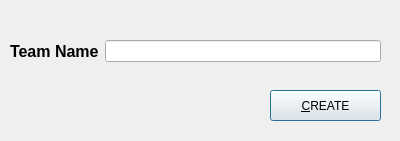
<?xml version="1.0" encoding="UTF-8"?>
<ui version="4.0">
 <class>Dialog</class>
 <widget class="QDialog" name="Dialog">
  <property name="geometry">
   <rect>
    <x>0</x>
    <y>0</y>
    <width>400</width>
    <height>141</height>
   </rect>
  </property>
  <property name="windowTitle">
   <string>NEW Team</string>
  </property>
  <widget class="QPushButton" name="create_team_btn">
   <property name="geometry">
    <rect>
     <x>270</x>
     <y>90</y>
     <width>111</width>
     <height>31</height>
    </rect>
   </property>
   <property name="text">
    <string>&amp;CREATE</string>
   </property>
  </widget>
  <widget class="QWidget" name="layoutWidget">
   <property name="geometry">
    <rect>
     <x>10</x>
     <y>40</y>
     <width>371</width>
     <height>31</height>
    </rect>
   </property>
   <layout class="QFormLayout" name="formLayout">
    <item row="0" column="0">
     <widget class="QLabel" name="label">
      <property name="font">
       <font>
        <pointsize>12</pointsize>
        <weight>75</weight>
        <italic>false</italic>
        <bold>true</bold>
       </font>
      </property>
      <property name="text">
       <string>Team Name</string>
      </property>
     </widget>
    </item>
    <item row="0" column="1">
     <widget class="QLineEdit" name="lineEdit_createTeamName"/>
    </item>
   </layout>
  </widget>
  <action name="actionCreateTeam">
   <property name="checkable">
    <bool>true</bool>
   </property>
   <property name="text">
    <string>CreateTeam</string>
   </property>
   <property name="toolTip">
    <string>&lt;html&gt;&lt;head/&gt;&lt;body&gt;&lt;p&gt;create team&lt;/p&gt;&lt;/body&gt;&lt;/html&gt;</string>
   </property>
   <property name="shortcut">
    <string>Return</string>
   </property>
  </action>
 </widget>
 <resources/>
 <connections/>
</ui>
